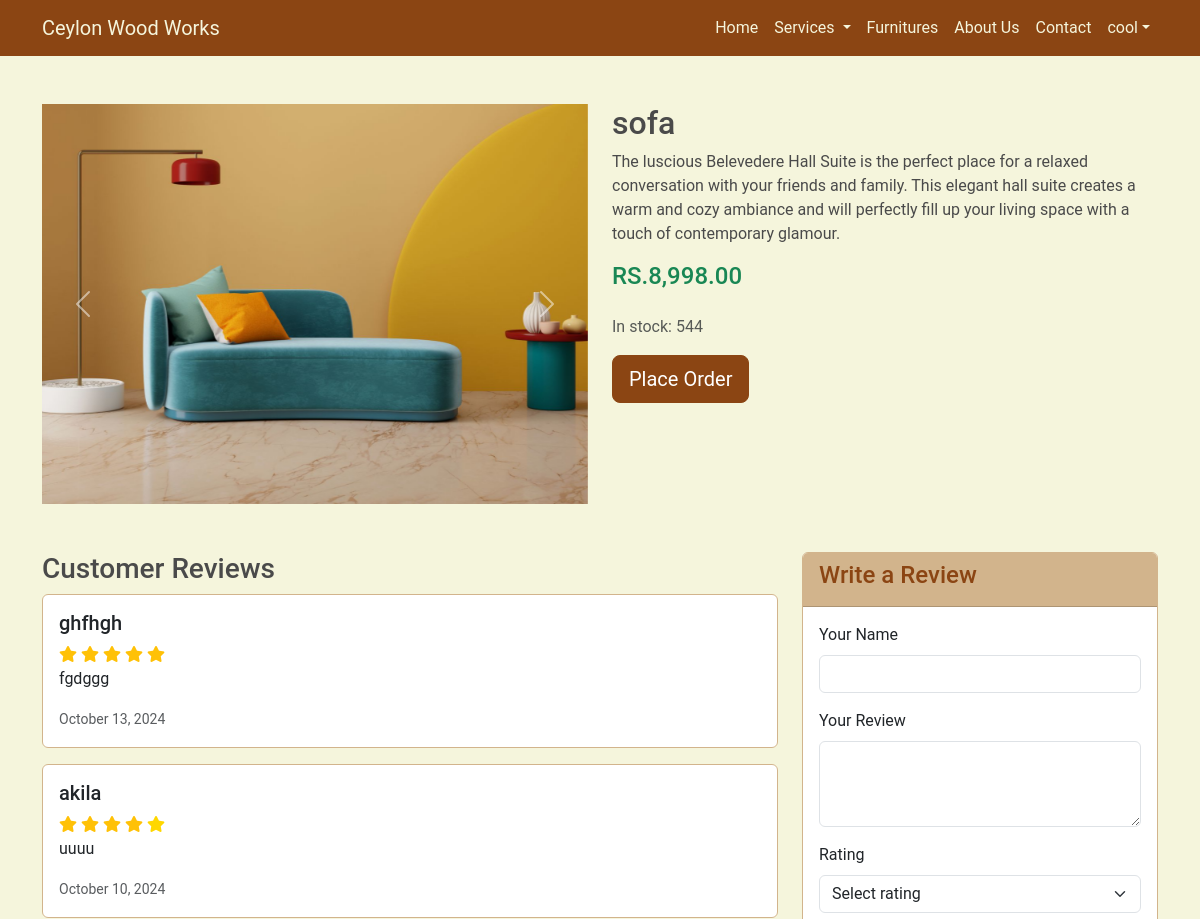
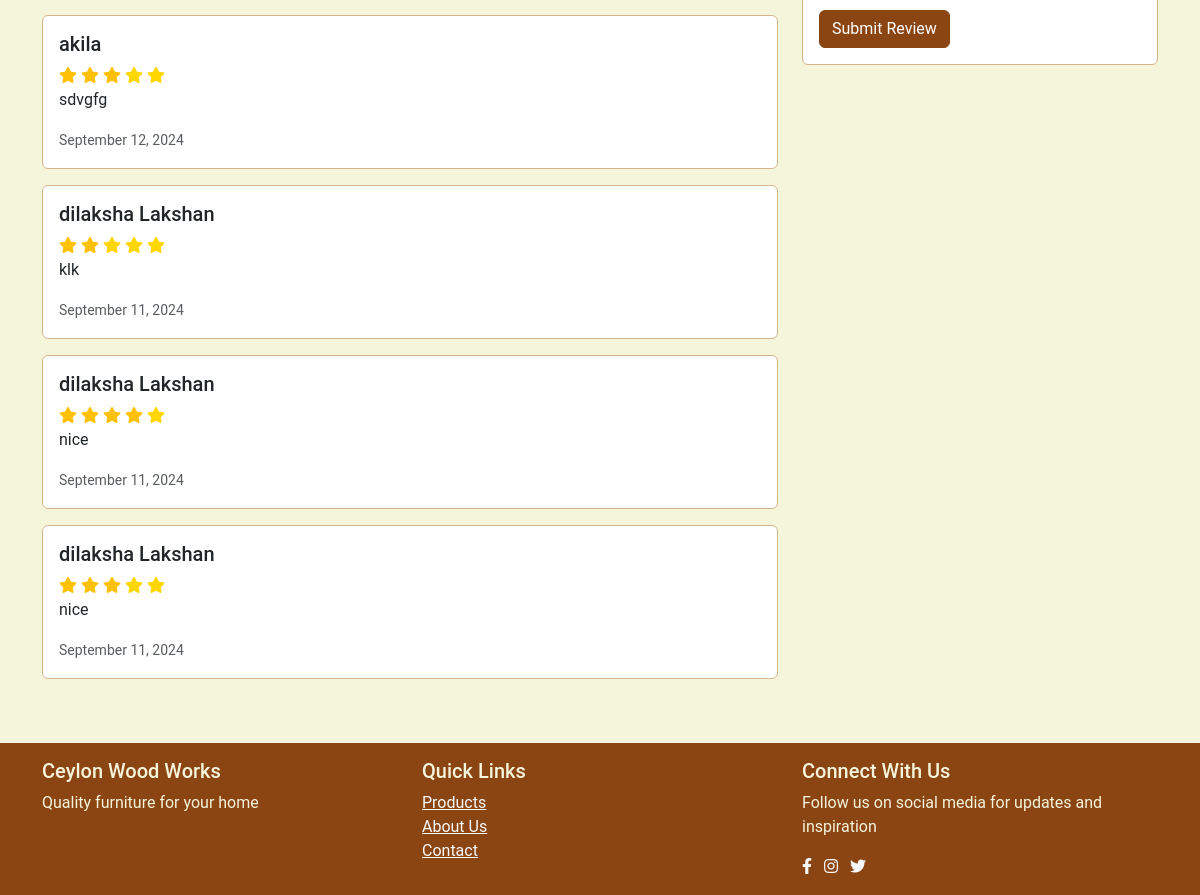
Page /Furnitures/FurnitureDetails.php?id=1 (signed in) on the committed database (2 pictures, top to bottom).
### tables this page shows
CREATE TABLE `furniture` (
  `id` int(11) NOT NULL,
  `name` varchar(255) NOT NULL,
  `description` text DEFAULT NULL,
  `price` decimal(10,2) NOT NULL,
  `stock` int(11) NOT NULL,
  `image_url` varchar(255) DEFAULT NULL
);

CREATE TABLE `furniture_reviews` (
  `id` int(11) NOT NULL,
  `furniture_id` int(11) NOT NULL,
  `reviewer_name` varchar(255) NOT NULL,
  `review_text` text NOT NULL,
  `rating` int(11) NOT NULL,
  `created_at` timestamp NOT NULL DEFAULT current_timestamp()
);

### Furnitures/FurnitureDetails.php (the view, shortened to what this page needs)
<?php
require_once '../Config.php';
$furniture_id = $_GET['id'];
$stmt = $conn->prepare("SELECT * FROM furniture WHERE id = ?");
$stmt->bind_param("i", $furniture_id);
$stmt->execute();
$result = $stmt->get_result();
$furniture = $result->fetch_assoc();
$stmt = $conn->prepare("SELECT * FROM furniture_reviews WHERE furniture_id = ? ORDER BY created_at DESC");
$stmt->bind_param("i", $furniture_id);
$stmt->execute();
$reviews_result = $stmt->get_result();
$reviews = $reviews_result->fetch_all(MYSQLI_ASSOC);
?>
<!DOCTYPE html>
<html lang="en">
<head>
    <link href="https://cdn.jsdelivr.net/npm/bootstrap@5.3.0/dist/css/bootstrap.min.css" rel="stylesheet">
    <link rel="stylesheet" href="https://cdnjs.cloudflare.com/ajax/libs/font-awesome/5.15.3/css/all.min.css">
    <link href="https://unpkg.com/aos@2.3.1/dist/aos.css" rel="stylesheet">
</head>
<body>
<nav class="navbar navbar-expand-lg navbar-dark">
          <div class="container">
              <a class="navbar-brand" href="http://localhost/Furniture/index.php">Ceylon Wood Works</a>
              <div class="collapse navbar-collapse" id="navbarNav">
                  <ul class="navbar-nav ms-auto">
                      <li class="nav-item">
                          <a class="nav-link active" href="http://localhost/Furniture/index.php">Home</a>
                      </li>
                      <li class="nav-item dropdown">
                          <a class="nav-link dropdown-toggle" href="#" id="servicesDropdown" role="button" data-bs-toggle="dropdown" aria-expanded="false">
                              Services
                          </a>
                      </li>
                      <li class="nav-item">
                          <a class="nav-link" href="http://localhost/Furniture/Furnitures/Furnitures.php">Furnitures</a>
                      </li>
                      <li class="nav-item">
                          <a class="nav-link" href="http://localhost/Furniture/about_us.php">About Us</a>
                      </li>
                      <li class="nav-item">
                          <a class="nav-link" href="http://localhost/Furniture/contact_us.php">Contact</a>
                      </li>
                      <?php
                      if (isset($_SESSION['user_name'])) {
                          echo '<li class="nav-item dropdown">';
                          echo '<a class="nav-link dropdown-toggle" href="#" id="userDropdown" role="button" data-bs-toggle="dropdown" aria-expanded="false">';
                          echo $_SESSION['user_name'];
                          echo '</a>';
                          echo '</li>';
                      } else {
                          echo '<li class="nav-item">';
                          echo '<a class="nav-link" href="Register.php">Register</a>';
                          echo '</li>';
                      }
                      ?>
                  </ul>
              </div>
          </div>
      </nav>
    <div class="container mt-5">
        <div class="row">
            <div class="col-md-6" data-aos="fade-right">
                <div id="furnitureGallery" class="carousel slide" data-bs-ride="carousel">
                    <div class="carousel-inner">
                        <div class="carousel-item active">
                            <img src="<?php echo htmlspecialchars($furniture['image_url']); ?>" class="d-block w-100" alt="<?php echo htmlspecialchars($furniture['name']); ?>">
                        </div>
                    </div>
                    <button class="carousel-control-prev" type="button" data-bs-target="#furnitureGallery" data-bs-slide="prev">
                        <span class="carousel-control-prev-icon" aria-hidden="true"></span>
                    </button>
                    <button class="carousel-control-next" type="button" data-bs-target="#furnitureGallery" data-bs-slide="next">
                        <span class="carousel-control-next-icon" aria-hidden="true"></span>
                    </button>
                </div>
            </div>
            <div class="col-md-6" data-aos="fade-left">
                <h2><?php echo htmlspecialchars($furniture['name']); ?></h2>
                <p><?php echo htmlspecialchars($furniture['description']); ?></p>
                <div class="price h4 text-success mb-4">RS.<?php echo number_format($furniture['price'], 2); ?></div>
                <p class="text-muted">In stock: <span id="stock-count"><?php echo $furniture['stock']; ?></span></p>
                <button class="btn btn-primary btn-lg" data-bs-toggle="modal" data-bs-target="#orderModal">Place Order</button>
            </div>
        </div>
        <div class="row mt-5">
            <div class="col-md-8" data-aos="fade-up">
                <h3>Customer Reviews</h3>
                <?php foreach ($reviews as $review): ?>
                    <div class="card mb-3">
                        <div class="card-body">
                            <h5 class="card-title"><?php echo htmlspecialchars($review['reviewer_name']); ?></h5>
                            <div class="star-rating" data-rating="<?php echo $review['rating']; ?>">
                                <?php for ($i = 1; $i <= 5; $i++): ?>
                                    <i class="fas fa-star" data-rating="<?php echo $i; ?>"></i>
                                <?php endfor; ?>
                            </div>
                            <p class="card-text"><?php echo htmlspecialchars($review['review_text']); ?></p>
                            <small class="text-muted"><?php echo date('F j, Y', strtotime($review['created_at'])); ?></small>
                        </div>
                    </div>
                <?php endforeach; ?>
            </div>
            <div class="col-md-4" data-aos="fade-up">
                <div class="card">
                    <div class="card-header">
                        <h4>Write a Review</h4>
                    </div>
                    <div class="card-body">
                        <form action="" method="POST">
                            <div class="mb-3">
                                <label for="reviewer-name" class="form-label">Your Name</label>
                                <input type="text" class="form-control" id="reviewer-name" name="reviewer_name" required>
                            </div>
                            <div class="mb-3">
                                <label for="review-text" class="form-label">Your Review</label>
                                <textarea class="form-control" id="review-text" name="review_text" rows="3" required></textarea>
                            </div>
                            <div class="mb-3">
                                <label for="rating" class="form-label">Rating</label>
                                <select class="form-select" id="rating" name="rating" required>
                                    <option value="">Select rating</option>
                                </select>
                            </div>
                            <button type="submit" name="submit_review" class="btn btn-primary">Submit Review</button>
                        </form>
                    </div>
                </div>
            </div>
        </div>
    </div>
    <footer class="footer mt-5 py-3">
        <div class="container">
            <div class="row">
                <div class="col-lg-4">
                    <h5>Ceylon Wood Works</h5>
                    <p>Quality furniture for your home</p>
                </div>
                <div class="col-lg-4">
                    <h5>Quick Links</h5>
                    <ul class="list-unstyled">
                        <li><a href="#" class="text-light">Products</a></li>
                        <li><a href="#" class="text-light">About Us</a></li>
                        <li><a href="#" class="text-light">Contact</a></li>
                    </ul>
                </div>
                <div class="col-lg-4">
                    <h5>Connect With Us</h5>
                    <p>Follow us on social media for updates and inspiration</p>
                    <a href="#" class="text-light me-2"><i class="fab fa-facebook-f"></i></a>
                    <a href="#" class="text-light me-2"><i class="fab fa-instagram"></i></a>
                    <a href="#" class="text-light"><i class="fab fa-twitter"></i></a>
                </div>
            </div>
        </div>
    </footer>
</body>
</html>

### Furnitures/FurnitureDetails.php (style rules this page uses)
:root { --primary-color: #8B4513; --secondary-color: #D2B48C; --accent-color: #DEB887; --text-color: #4A4A4A; --light-bg: #F5F5DC; }
body { font-family: 'Roboto', sans-serif; color: var(--text-color); background-color: var(--light-bg); }
.navbar { background-color: var(--primary-color); }
.navbar-brand, .nav-link { color: var(--light-bg) !important; }
.btn-primary { background-color: var(--primary-color); border-color: var(--primary-color); }
.card { border-color: var(--secondary-color); transition: transform 0.3s ease-in-out; }
.card-header { background-color: var(--secondary-color); color: var(--primary-color); }
.footer { background-color: var(--primary-color); color: var(--light-bg); }
.star-rating { color: #FFD700; }
#furnitureGallery .carousel-item img { height: 400px; object-fit: cover; }

### rows in the picture
furniture: image_url (picture), name "sofa", description "The luscious Belevedere Hall Suite is the perfect place for a relaxed conversation with your friends and family. This elegant hall suite creates a warm and cozy ambiance and will perfectly fill up your living space with a touch of contemporary glamour.", price "8,998.00", stock "544"
furniture_reviews: reviewer_name "ghfhgh", review_text "fgdggg", created_at "October 13, 2024"
furniture_reviews: reviewer_name "akila", review_text "uuuu", created_at "October 10, 2024"
furniture_reviews: reviewer_name "akila", review_text "sdvgfg", created_at "September 12, 2024"
furniture_reviews: reviewer_name "dilaksha Lakshan", review_text "klk", created_at "September 11, 2024"
furniture_reviews: reviewer_name "dilaksha Lakshan", review_text "nice", created_at "September 11, 2024"
furniture_reviews: reviewer_name "dilaksha Lakshan", review_text "nice", created_at "September 11, 2024"

### other values in the picture
$_SESSION['user_name'] "cool"
